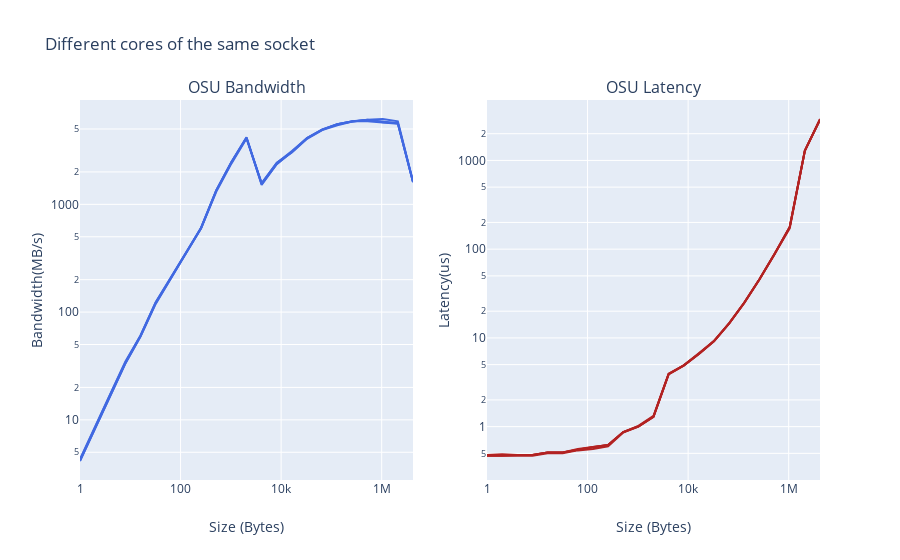

The code cell stored with this chart in its notebook:
### Markdown cell above
## What happens if we run it multiple times?

## Important - Update 16.10.10 - 16:20
I did corrections on the job execution as well as added exclusive mode. The results are now all very similar despite being run simultaniously. 

In these experiments, there seem to be a either one or mutiple outcomes that are very different to the others. One reason could be that I submitted the tasks all at once which means resources get more limited. This would also explain why the benchmark that ran on the same node but multiple sockets was the most consistent in the test, because only one nodes resources were needed.

### Code cell
osu_bw_df_0 = parse_benchmark_output(DIFF_CORES_SA_SO+"/osu_bw.out", 'Size', 'Bandwidth(MB/s)')
osu_bw_df_1 = parse_benchmark_output(DIFF_CORES_SA_SO+"/osu_bw.out.1", 'Size', 'Bandwidth(MB/s)')
osu_bw_df_2 = parse_benchmark_output(DIFF_CORES_SA_SO+"/osu_bw.out.2", 'Size', 'Bandwidth(MB/s)')
osu_bw_df_3 = parse_benchmark_output(DIFF_CORES_SA_SO+"/osu_bw.out.3", 'Size', 'Bandwidth(MB/s)')

osu_lat_df_0 = parse_benchmark_output(DIFF_CORES_SA_SO+"/osu_latency.out", 'Size', 'Latency(us)')
osu_lat_df_1 = parse_benchmark_output(DIFF_CORES_SA_SO+"/osu_latency.out.1", 'Size', 'Latency(us)')
osu_lat_df_2 = parse_benchmark_output(DIFF_CORES_SA_SO+"/osu_latency.out.2", 'Size', 'Latency(us)')
osu_lat_df_3 = parse_benchmark_output(DIFF_CORES_SA_SO+"/osu_latency.out.3", 'Size', 'Latency(us)')

fig = make_subplots(rows=1, cols=2,
    subplot_titles=("OSU Bandwidth","OSU Latency"))
fig.add_trace(go.Scatter(x=osu_bw_df_0['Size'], y=osu_bw_df_0['Bandwidth(MB/s)'], line=dict(color='royalblue')), row=1, col=1)
fig.add_trace(go.Scatter(x=osu_bw_df_1['Size'], y=osu_bw_df_1['Bandwidth(MB/s)'], line=dict(color='royalblue')), row=1, col=1)
fig.add_trace(go.Scatter(x=osu_bw_df_2['Size'], y=osu_bw_df_2['Bandwidth(MB/s)'], line=dict(color='royalblue')), row=1, col=1)
fig.add_trace(go.Scatter(x=osu_bw_df_3['Size'], y=osu_bw_df_3['Bandwidth(MB/s)'], line=dict(color='royalblue')), row=1, col=1)

fig.add_trace(go.Scatter(x=osu_lat_df_0['Size'], y=osu_lat_df_0['Latency(us)'], line=dict(color='firebrick')), row=1, col=2)
fig.add_trace(go.Scatter(x=osu_lat_df_1['Size'], y=osu_lat_df_1['Latency(us)'], line=dict(color='firebrick')), row=1, col=2)
fig.add_trace(go.Scatter(x=osu_lat_df_2['Size'], y=osu_lat_df_2['Latency(us)'], line=dict(color='firebrick')), row=1, col=2)
fig.add_trace(go.Scatter(x=osu_lat_df_3['Size'], y=osu_lat_df_3['Latency(us)'], line=dict(color='firebrick')), row=1, col=2)

fig.update_layout(showlegend=False, title_text="Different cores of the same socket")
fig.update_xaxes(title_text='Size (Bytes)')
fig.update_yaxes(title_text='Bandwidth(MB/s)', row=1, col=1)
fig.update_yaxes(title_text='Latency(us)', row=1, col=2)
fig.update_xaxes(type="log")
fig.update_yaxes(type="log")
fig.show()
pio.write_image(fig, DIFF_CORES_SA_SO+"/multiple-lines.png")

### Figure 1 — Plotly figure (JSON) as saved in the notebook; plotly's stock layout.template omitted (floating-point values rounded to 4 significant figures)
{"data": [{"line": {"color": "royalblue"}, "type": "scatter", "x": ["1", "2", "4", "8", "16", "32", "64", "128", "256", "512", "1024", "2048", "4096", "8192", "16384", "32768", "65536", "131072", "262144", "524288", "1048576", "2097152", "4194304"], "xaxis": "x", "y": ["4.31", "8.69", "17.38", "34.82", "60.72", "123.47", "209.91", "358.69", "607.09", "1348.89", "2474.80", "4168.21", "1513.93", "2367.05", "3057.10", "4123.68", "4932.85", "5541.90", "5913.33", "5903.61", "5708.69", "5606.91", "1626.68"], "yaxis": "y"}, {"line": {"color": "royalblue"}, "type": "scatter", "x": ["1", "2", "4", "8", "16", "32", "64", "128", "256", "512", "1024", "2048", "4096", "8192", "16384", "32768", "65536", "131072", "262144", "524288", "1048576", "2097152", "4194304"], "xaxis": "x", "y": ["4.17", "8.45", "16.93", "33.48", "59.82", "120.96", "205.36", "349.15", "606.38", "1346.20", "2460.64", "4184.28", "1540.26", "2357.37", "3078.27", "4113.19", "4914.96", "5549.26", "5894.07", "6080.61", "5790.18", "5650.13", "1606.22"], "yaxis": "y"}, {"line": {"color": "royalblue"}, "type": "scatter", "x": ["1", "2", "4", "8", "16", "32", "64", "128", "256", "512", "1024", "2048", "4096", "8192", "16384", "32768", "65536", "131072", "262144", "524288", "1048576", "2097152", "4194304"], "xaxis": "x", "y": ["4.25", "8.63", "17.19", "34.08", "60.63", "123.16", "206.82", "350.35", "600.02", "1341.21", "2446.18", "4121.02", "1576.38", "2420.03", "3120.07", "4114.32", "4960.46", "5539.20", "5864.92", "6079.28", "5895.64", "5668.17", "1613.69"], "yaxis": "y"}, {"line": {"color": "royalblue"}, "type": "scatter", "x": ["1", "2", "4", "8", "16", "32", "64", "128", "256", "512", "1024", "2048", "4096", "8192", "16384", "32768", "65536", "131072", "262144", "524288", "1048576", "2097152", "4194304"], "xaxis": "x", "y": ["4.15", "8.30", "16.68", "33.39", "59.27", "119.07", "204.59", "350.64", "600.09", "1307.31", "2386.12", "4095.48", "1555.39", "2431.35", "3032.38", "4061.82", "4888.60", "5416.96", "5870.71", "6098.50", "6195.41", "5893.16", "1632.15"], "yaxis": "y"}, {"line": {"color": "firebrick"}, "type": "scatter", "x": ["0", "1", "2", "4", "8", "16", "32", "64", "128", "256", "512", "1024", "2048", "4096", "8192", "16384", "32768", "65536", "131072", "262144", "524288", "1048576", "2097152", "4194304"], "xaxis": "x2", "y": ["0.43", "0.47", "0.47", "0.48", "0.48", "0.51", "0.51", "0.55", "0.58", "0.62", "0.87", "1.01", "1.30", "3.92", "4.91", "6.67", "9.24", "14.54", "24.91", "45.73", "88.04", "178.22", "1291.32", "2879.71"], "yaxis": "y2"}, {"line": {"color": "firebrick"}, "type": "scatter", "x": ["0", "1", "2", "4", "8", "16", "32", "64", "128", "256", "512", "1024", "2048", "4096", "8192", "16384", "32768", "65536", "131072", "262144", "524288", "1048576", "2097152", "4194304"], "xaxis": "x2", "y": ["0.42", "0.48", "0.48", "0.48", "0.48", "0.51", "0.51", "0.56", "0.59", "0.62", "0.87", "1.00", "1.29", "3.91", "4.90", "6.60", "9.22", "14.58", "25.03", "45.77", "88.93", "178.18", "1287.09", "2929.85"], "yaxis": "y2"}, {"line": {"color": "firebrick"}, "type": "scatter", "x": ["0", "1", "2", "4", "8", "16", "32", "64", "128", "256", "512", "1024", "2048", "4096", "8192", "16384", "32768", "65536", "131072", "262144", "524288", "1048576", "2097152", "4194304"], "xaxis": "x2", "y": ["0.41", "0.48", "0.49", "0.48", "0.48", "0.51", "0.51", "0.55", "0.59", "0.62", "0.87", "1.02", "1.32", "3.95", "4.90", "6.64", "9.27", "14.66", "25.05", "45.89", "87.43", "178.25", "1293.71", "2881.19"], "yaxis": "y2"}, {"line": {"color": "firebrick"}, "type": "scatter", "x": ["0", "1", "2", "4", "8", "16", "32", "64", "128", "256", "512", "1024", "2048", "4096", "8192", "16384", "32768", "65536", "131072", "262144", "524288", "1048576", "2097152", "4194304"], "xaxis": "x2", "y": ["0.42", "0.47", "0.47", "0.47", "0.47", "0.50", "0.50", "0.54", "0.56", "0.60", "0.86", "1.00", "1.29", "3.88", "4.85", "6.58", "9.15", "14.59", "24.82", "45.56", "87.01", "171.97", "1281.01", "2870.22"], "yaxis": "y2"}], "layout": {"annotations": [{"font": {"size": 16}, "showarrow": false, "text": "OSU Bandwidth", "x": 0.225, "xanchor": "center", "xref": "paper", "y": 1, "yanchor": "bottom", "yref": "paper"}, {"font": {"size": 16}, "showarrow": false, "text": "OSU Latency", "x": 0.775, "xanchor": "center", "xref": "paper", "y": 1, "yanchor": "bottom", "yref": "paper"}], "showlegend": false, "title": {"text": "Different cores of the same socket"}, "xaxis": {"anchor": "y", "domain": [0, 0.45], "title": {"text": "Size (Bytes)"}, "type": "log"}, "xaxis2": {"anchor": "y2", "domain": [0.55, 1], "title": {"text": "Size (Bytes)"}, "type": "log"}, "yaxis": {"anchor": "x", "domain": [0, 1], "title": {"text": "Bandwidth(MB/s)"}, "type": "log"}, "yaxis2": {"anchor": "x2", "domain": [0, 1], "title": {"text": "Latency(us)"}, "type": "log"}}}
